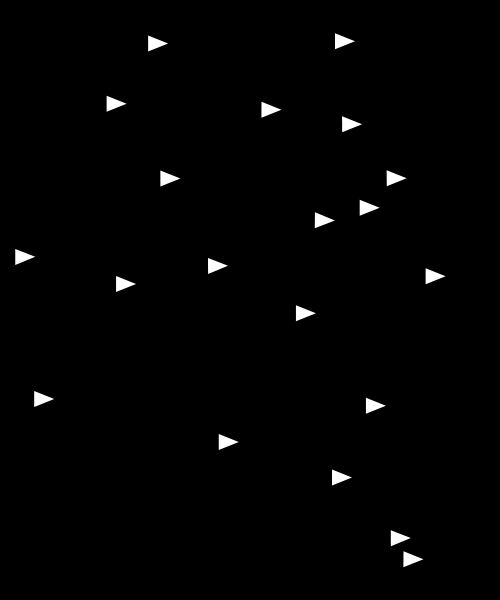
Frame 1 (no input)
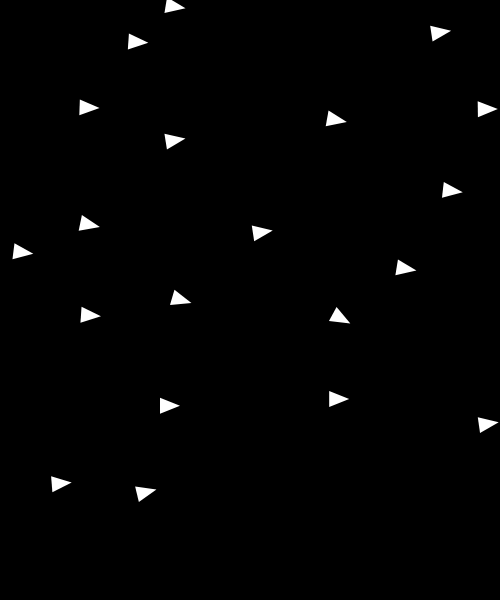
Frame 60 (no input)
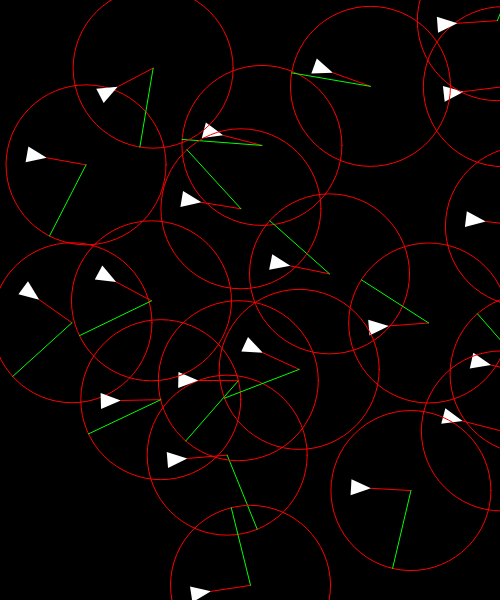
Frame 120 (the mouse pressed at the canvas centre since frame 60)

The p5.js sketch that drew these frames (run headless with seeded random() and noise() and a simulated clock; from frame 60 on, the mouse is pressed at the canvas centre):

// p5.js sketch
// ── sketch.js
let vehicles = [];

function setup() {
  createCanvas(500, 600);

  for (let i = 0; i < 20; i++) {
    vehicles.push(new Vehicle(random(width), random(height)));
  }
}

function draw() {
  background(0);

  for (let i = 0; i < vehicles.length; i++) {
    let v = vehicles[i];
    for (let j = 0; j < vehicles.length; j++) {
      if (j != i) {
        let target = vehicles[j].pos;
        v.detect(target);
      }
    }
    v.update();
    v.checkEdges();
    v.display();
  }
}

function mousePressed() {
  DEBUG_MODE = !DEBUG_MODE;
}
// ── Vehicle.js
"use strict";

let DEBUG_MODE = false;


class Vehicle {
  constructor(x, y) {
    this.pos = createVector(x, y);
    this.vel = createVector(5, 0);
    this.acc = createVector();
    this.angle = 0;
     
    this.maxDesiredVelocity = 5;
    this.maxSteerForce = 0.05;

    // detect area
    this.detectVector = createVector();
    this.directionVector = createVector();
    this.predictDistance = 40;
    this.detectRadius = 80;
  }
  update() {
    this.vel.add(this.acc);
    this.pos.add(this.vel);
    this.acc.mult(0);
    this.angle = this.vel.heading();
  }
  detect(target) {
    this.detectVector = p5.Vector.mult(this.vel.copy().normalize(), this.predictDistance);
    let centerPos = p5.Vector.add(this.pos, this.detectVector)

    let distance = centerPos.dist(target);
    if (distance < this.detectRadius) {
      
      this.maxDesiredVelocity = map(distance, 0, this.detectRadius, 2, 5);
      
      this.directionVector = p5.Vector.sub(target, centerPos);
      this.directionVector.setMag(this.detectRadius);
      this.directionVector.mult(-1);

      let directionPos = p5.Vector.add(centerPos, this.directionVector);
      this.seek(directionPos);
    }
  }
  seek(target) {
    let desired = p5.Vector.sub(target, this.pos);
    desired.setMag(this.maxDesiredVelocity);
    let steer = p5.Vector.sub(desired, this.vel);
    steer.limit(this.maxSteerForce);
    this.applyForce(steer);
  }
  applyForce(force) {
    this.acc.add(force);
  }
  checkEdges() {
    if (this.pos.x < 0) {
      this.pos.x = width;
    } else if (this.pos.x > width) {
      this.pos.x = 0;
    }
    if (this.pos.y < 0) {
      this.pos.y = height;
    } else if (this.pos.y > height) {
      this.pos.y = 0;
    }
  }
  display() {
    push();
    translate(this.pos.x, this.pos.y);

    push();
    rotate(this.angle);
    noStroke();
    fill(255);
    triangle(0, 0, -20, 8, -20, -8);
    pop();

    if (DEBUG_MODE) {
      // detecting graphics
      noFill();
      stroke(255, 0, 0);
      line(0, 0, this.detectVector.x, this.detectVector.y);

      translate(this.detectVector.x, this.detectVector.y);
      ellipse(0, 0, this.detectRadius * 2, this.detectRadius * 2);

      stroke(0, 255, 0);
      line(0, 0, this.directionVector.x, this.directionVector.y);
    }

    pop();
  }
}
